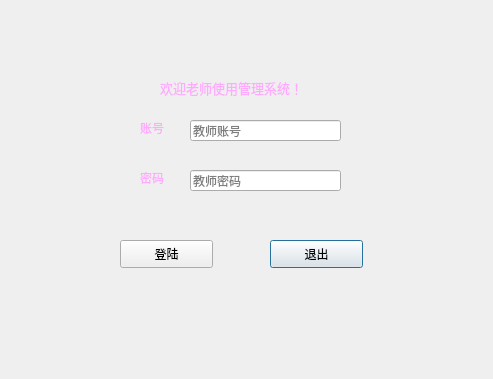
<?xml version="1.0" encoding="UTF-8"?>
<ui version="4.0">
 <class>Teachermenu</class>
 <widget class="QDialog" name="Teachermenu">
  <property name="geometry">
   <rect>
    <x>0</x>
    <y>0</y>
    <width>493</width>
    <height>379</height>
   </rect>
  </property>
  <property name="windowTitle">
   <string>教师登录页</string>
  </property>
  <property name="styleSheet">
   <string notr="true">#Teachermenu{
border-image: url(:/new/prefix1/Apple.jpg);
}</string>
  </property>
  <widget class="QLabel" name="label_3">
   <property name="geometry">
    <rect>
     <x>140</x>
     <y>170</y>
     <width>72</width>
     <height>15</height>
    </rect>
   </property>
   <property name="styleSheet">
    <string notr="true">color: rgb(255, 170, 255);</string>
   </property>
   <property name="text">
    <string>密码</string>
   </property>
  </widget>
  <widget class="QLineEdit" name="line_account">
   <property name="geometry">
    <rect>
     <x>190</x>
     <y>120</y>
     <width>151</width>
     <height>21</height>
    </rect>
   </property>
   <property name="placeholderText">
    <string>教师账号</string>
   </property>
   <property name="clearButtonEnabled">
    <bool>true</bool>
   </property>
  </widget>
  <widget class="QPushButton" name="pushButton_2">
   <property name="geometry">
    <rect>
     <x>270</x>
     <y>240</y>
     <width>93</width>
     <height>28</height>
    </rect>
   </property>
   <property name="text">
    <string>退出</string>
   </property>
  </widget>
  <widget class="QPushButton" name="Loginbtn">
   <property name="geometry">
    <rect>
     <x>120</x>
     <y>240</y>
     <width>93</width>
     <height>28</height>
    </rect>
   </property>
   <property name="text">
    <string>登陆</string>
   </property>
  </widget>
  <widget class="QLineEdit" name="line_password">
   <property name="geometry">
    <rect>
     <x>190</x>
     <y>170</y>
     <width>151</width>
     <height>21</height>
    </rect>
   </property>
   <property name="echoMode">
    <enum>QLineEdit::Password</enum>
   </property>
   <property name="placeholderText">
    <string>教师密码</string>
   </property>
   <property name="clearButtonEnabled">
    <bool>true</bool>
   </property>
  </widget>
  <widget class="QLabel" name="label">
   <property name="geometry">
    <rect>
     <x>160</x>
     <y>80</y>
     <width>191</width>
     <height>16</height>
    </rect>
   </property>
   <property name="font">
    <font>
     <pointsize>10</pointsize>
    </font>
   </property>
   <property name="styleSheet">
    <string notr="true">color: rgb(255, 170, 255);</string>
   </property>
   <property name="text">
    <string>欢迎老师使用管理系统！</string>
   </property>
  </widget>
  <widget class="QLabel" name="label_2">
   <property name="geometry">
    <rect>
     <x>140</x>
     <y>120</y>
     <width>72</width>
     <height>15</height>
    </rect>
   </property>
   <property name="styleSheet">
    <string notr="true">color: rgb(255, 170, 255);</string>
   </property>
   <property name="text">
    <string>账号</string>
   </property>
  </widget>
 </widget>
 <resources/>
 <connections/>
</ui>
